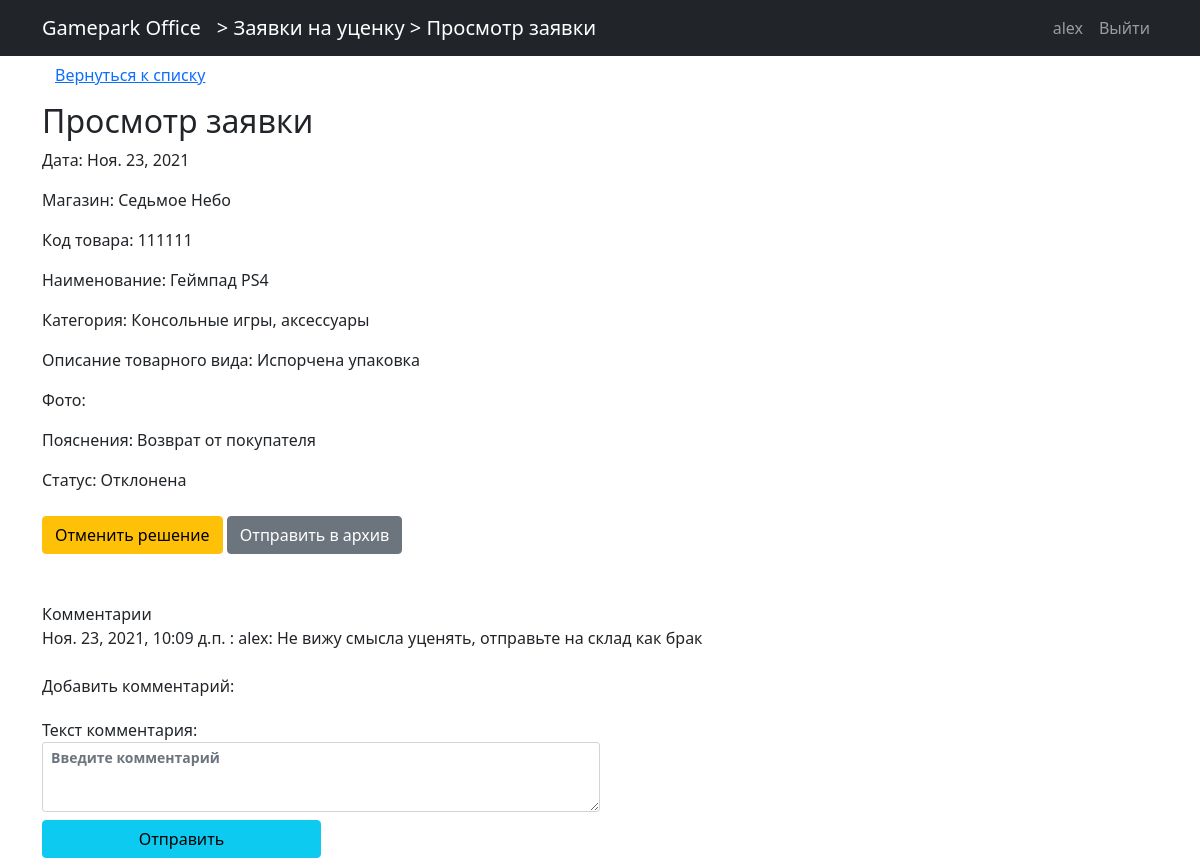
Page /zayavki/2 (signed in) on the committed database.
### users/models.py (models this page shows)
class User(AbstractUser):
    email = models.EmailField(blank=True)
    role = models.ForeignKey(Roles, on_delete=models.PROTECT, null=True, default=None)
    shop = models.ForeignKey(Shops, on_delete=models.PROTECT, null=True, default=None, blank=True)

class Shops(models.Model):
    nameshop = models.CharField(max_length=30)
    class Meta:
        verbose_name_plural = "Магазины"
        verbose_name = "Магазин"
    def __str__(self):
        return self.nameshop

class Category(models.Model):
    name = models.CharField(max_length=30)
    class Meta:
        verbose_name_plural = "Категории"
        verbose_name = "Категория"
    def __str__(self):
        return self.name

### zayavki/models.py (models this page shows, shortened)
class Zayavka(models.Model):
    user = models.ForeignKey(User, default=None, null=True, on_delete=models.PROTECT)
    data = models.DateField(auto_now_add=True)
    category = models.ForeignKey(Category, on_delete=models.PROTECT)
    code = models.CharField(max_length=10)
    name = models.CharField(max_length=100)
    description = models.TextField()
    clarification = models.TextField()
    foto1 = models.ImageField(upload_to="zayavki/foto", blank=True)
    foto2 = models.ImageField(upload_to="zayavki/foto", blank=True)
    status1 = models.BooleanField(default=False)  # одобрено
    status2 = models.BooleanField(default=False)  # отклонено
    status3 = models.BooleanField(default=False)  # уценено
    status4 = models.BooleanField(default=False)  # ценник сменен
    status5 = models.BooleanField(default=False)  # в архиве
    status6 = models.BooleanField(default=False)    # остальные поля - резервные
    clarification_of_manager = models.CharField(max_length=150, blank=True)
    class Meta:
        verbose_name_plural = "Заявки"
        verbose_name = "Заявка"

### comments/models.py (models this page shows, shortened)
class Comments(models.Model):
    object_id = models.PositiveSmallIntegerField(null=True)  # id объекта, к которому будут относиться комментарии, например, Заявки
    created = models.DateTimeField(auto_now_add=True) # дата и время создания комментария
    autor =models.CharField(max_length=50, default="") # id пользователя, который является автором комментария
    body = models.TextField(null=True) # текст комментария
    active = models.BooleanField(default=True) # для отключения неприемлемых комментариев
    class Meta:
            verbose_name_plural = "Комментарии"
            verbose_name = "Комментарий"

### zayavki/views.py (the view)
# urls.py: path("<int:pk>", ZayavkaDetail.as_view(), name="zayavka-detail"),
class ZayavkaDetail(LoginRequiredMixin, DetailView):
    model = Zayavka
    template_name = "zayavki/zayavka_detail.html"
    def get_context_data(self, **kwargs):
        context = super().get_context_data(**kwargs)
        context["title"] = "Просмотр заявки"
        context["name_page"] = "Просмотр заявки"
        context["access_open"] = self.is_access_open()
        context["status_as_text"] = self.get_status_as_text()
        for_btn = []
        if  self.is_can_be_edited():
            for_btn.append({"btn_class": "btn-primary", "btn_value":"Редактировать заявку", "btn_name":"_edit"})
            for_btn.append({"btn_class": "btn-secondary", "btn_value":"Отправить в архив", "btn_name":"_status5"})
        if  self.is_can_be_approved():
            for_btn.append({"btn_class": "btn-success", "btn_value":"Заявку одобряю, новая цена назначена", "btn_name":"_status1"})
            for_btn.append({"btn_class": "btn-danger", "btn_value":"Отклонить заявку", "btn_name":"_status2"})
        if  self.is_can_be_cancel_approved():
            for_btn.append({"btn_class": "btn-warning", "btn_value":"Отменить решение", "btn_name":"_cancel_approve"})
        if  self.is_can_be_discounted_in_1C():
            for_btn.append({"btn_class": "btn-success", "btn_value":"Уценка в 1С произведена", "btn_name":"_status3"})
        if  self.is_can_be_cancel_discounted_in_1C():
            for_btn.append({"btn_class": "btn-warning", "btn_value":"Отменить уценку в 1С", "btn_name":"_status3"})
        if  self.is_can_be_discounted_in_shop():
            for_btn.append({"btn_class": "btn-success", "btn_value":"Товар на витрине уценен", "btn_name":"_status4"})
        if  self.is_can_be_cancel_discounted_in_shop():
            for_btn.append({"btn_class": "btn-warning", "btn_value":"Отменить уценку на витрине", "btn_name":"_status4"})
        if  self.is_can_be_sent_to_archive():
            for_btn.append({"btn_class": "btn-secondary", "btn_value":"Отправить в архив", "btn_name":"_status5"})
        if  self.is_can_be_restored():
            for_btn.append({"btn_class": "btn-secondary", "btn_value":"Восстановить из архива", "btn_name":"_status5"})
        context['btns'] = for_btn
        context['comments'] = self.get_comments()
        context['comments_form'] = CommentForm
        return context
    def get_comments(self):
        zayavka = self.get_object()
        return Comments.objects.filter(object_id=zayavka.id).order_by("created")
    def is_access_open(self):
        if self.get_object().user.shop == self.request.user.shop or self.request.user.role.namerole[:3] == "Мен":
            return True
        else:
            return False
    def get_status_as_text(self):
        zayavka = self.get_object()
        result = ""
        if zayavka.status4: result = "Одобрена, уценка в 1С - ОК, уценка на витрине - ОК"
        elif zayavka.status3: result = "Одобрена, уценка в 1С - ОК, ожидает уценки на витрине"
        elif zayavka.status2: result = "Отклонена"
        elif zayavka.status1: result = "Одобрена, ожидает уценки в 1С"
        else: result = "На рассмотрении"
        if zayavka.status5: result += ". АРХИВНАЯ"
        return result
    def is_can_be_edited(self):
        zayavka = self.get_object()
        if zayavka.user.shop == self.request.user.shop and not zayavka.status1 and not zayavka.status2 and not zayavka.status5:
            return True
        else:
            return False
    def is_can_be_approved (self):
        zayavka = self.get_object()
        if not zayavka.status1 and not zayavka.status2 and not zayavka.status5 and self.request.user.role.namerole[:3] == "Мен":
            return True
        else:
            return False
    def is_can_be_cancel_approved (self):
        zayavka = self.get_object()
        if (zayavka.status1 or zayavka.status2) and not zayavka.status3 and not zayavka.status5 and self.request.user.role.namerole[:3] == "Мен":
            return True
        else:
            return False
    def is_can_be_discounted_in_1C (self):
        zayavka = self.get_object()
        if zayavka.status1 and not zayavka.status3 and not zayavka.status5 and self.request.user.role.namerole == "Менеджер по уценке":
            return True
        else:
            return False
    def is_can_be_cancel_discounted_in_1C (self):
        zayavka = self.get_object()
        if zayavka.status3 and not zayavka.status4 and not zayavka.status5 and self.request.user.role.namerole == "Менеджер по уценке":
            return True
        else:
            return False
    def is_can_be_discounted_in_shop (self):
        zayavka = self.get_object()
        if zayavka.status3 and not zayavka.status4 and not zayavka.status5 and self.request.user.role.namerole == "Магазин":
            return True
        else:
            return False
    def is_can_be_cancel_discounted_in_shop (self):
        zayavka = self.get_object()
        if zayavka.status4 and not zayavka.status5 and self.request.user.role.namerole == "Магазин":
            return True
        else:
            return False
    def is_can_be_sent_to_archive (self):
        zayavka = self.get_object()
        if (zayavka.status4 or zayavka.status2) and not zayavka.status5 and (self.request.user.role.namerole == "Магазин" or self.request.user.role.namerole == "Менеджер по уценке"):
            return True
        else:
            return False
    def is_can_be_restored (self):
        zayavka = self.get_object()
        if zayavka.status5:
            return True
        else:
            return False

### zayavki/templates/zayavki/zayavka_detail.html (shortened to what this page needs)
{% extends 'main_page/base.html' %}
{% load  static %}
{% block name_app %}
    <a class="navbar-brand flex-grow-1" href="{% url 'zayavki:zayavki_list' %}"> > Заявки на уценку > {{ name_page }} </a>
{% endblock name_app %}
{% block content %}
    <a href="{% url 'zayavki:zayavki_list' %}" class="btn btn-link mb-2">Вернуться к списку</a>
    {% if access_open %}
        <h2>Просмотр заявки</h2>
        <p> Дата: {{ zayavka.data }} </p>
        <p> Магазин: {{ zayavka.user.shop }} </p>
        <p> Код товара:  {{ zayavka.code }}</p>
        <p> Наименование:  {{ zayavka.name }}</p>
        <p> Категория:  {{ zayavka.category }}</p>
        <p> Описание товарного вида: {{ zayavka.description }}</p>
        <p> Фото:
              </p>
        <p> Пояснения: {{ zayavka.clarification }}</p>
        <p> Статус: {{ status_as_text }}</p>
        <form action="{% url 'zayavki:zayavka-command' %}" method="post">
            {% for btn in btns  %}
                <input  type="submit" class="btn {{btn.btn_class}} mt-2" value="{{btn.btn_value}}" name="{{btn.btn_name}}">
            {% endfor %}
        </form>
        {% include "zayavki/comments.html" %}
    {% else %}
        <p> Данная заявка вам недоступна! </p>
    {% endif %}
{% endblock content %}

### main_page/templates/main_page/base.html (shortened to what this page needs)
{% load static %}
<!DOCTYPE html>
<html lang="en">
<head>
    <link href= {% static 'bootstrap-5/css/bootstrap.min.css' %}  rel="stylesheet">
</head>
<body>
<nav class="navbar navbar-expand-lg navbar-dark bg-dark">
    <div class="container">
        <a class="navbar-brand "
           href="{% url 'main_page:index' %}">
           Gamepark Office
        </a>
        {% block name_app %}{% endblock name_app %}
        <div class="collapse navbar-collapse flex-grow-0" id="navbarContent">
            <ul class="navbar-nav">
                {% if user.is_authenticated %}
                <li class="nav-item">
                    <a class="nav-link" href="{% url 'users:profile' %}">{{user.username }} </a>
                </li>
                    <li class="nav-item">
                        <a class="nav-link" href="{% url 'users:logout' %}">Выйти </a>
                    </li>
                {% else %}
                    <li class="nav-item">
                        <a class="nav-link" href="{% url 'users:login' %}">Войти <i class="fas fa-sign-in-alt"></i></a>
                    </li>
                {% endif %}
            </ul>
        </div>
    </div>
</nav>
<div class="container">
    {% block content %} {% endblock content %}
</div>
</body>
</html>

### zayavki/templates/zayavki/comments.html (shortened to what this page needs)
<br>
<br>
Комментарии
{% for comment in comments%}
    <p> {{comment.created}} : {{ comment.autor }}: {{ comment.body}}
{% endfor %}
<br>
<br>
Добавить комментарий:
<form action="{% url 'comments:add-comment' %}" method="post">
    <div class="col-md-6 col-sm-12">
        <label class="form-label mb-0 mt-1 " for={{comments_form.body.id_for_input}}>Текст комментария:</label>
        {{ comments_form.body}}
     </div>
    <input class="col-md-3 col-sm-12 btn btn-info btn-block mt-2 " type="submit" value="Отправить" >
</form>

### rows in the picture
User: username "alex"
Zayavka: data "Ноя. 23, 2021", user.shop "Седьмое Небо", code "111111", name "Геймпад PS4", category "Консольные игры, аксессуары", description "Испорчена упаковка", clarification "Возврат от покупателя"
Comments: created "Ноя. 23, 2021, 10:09 д.п.", autor "alex", body "Не вижу смысла уценять, отправьте на склад как брак"

### other values in the picture
{{ name_page }} "Просмотр заявки"
{{ status_as_text }} "Отклонена"
